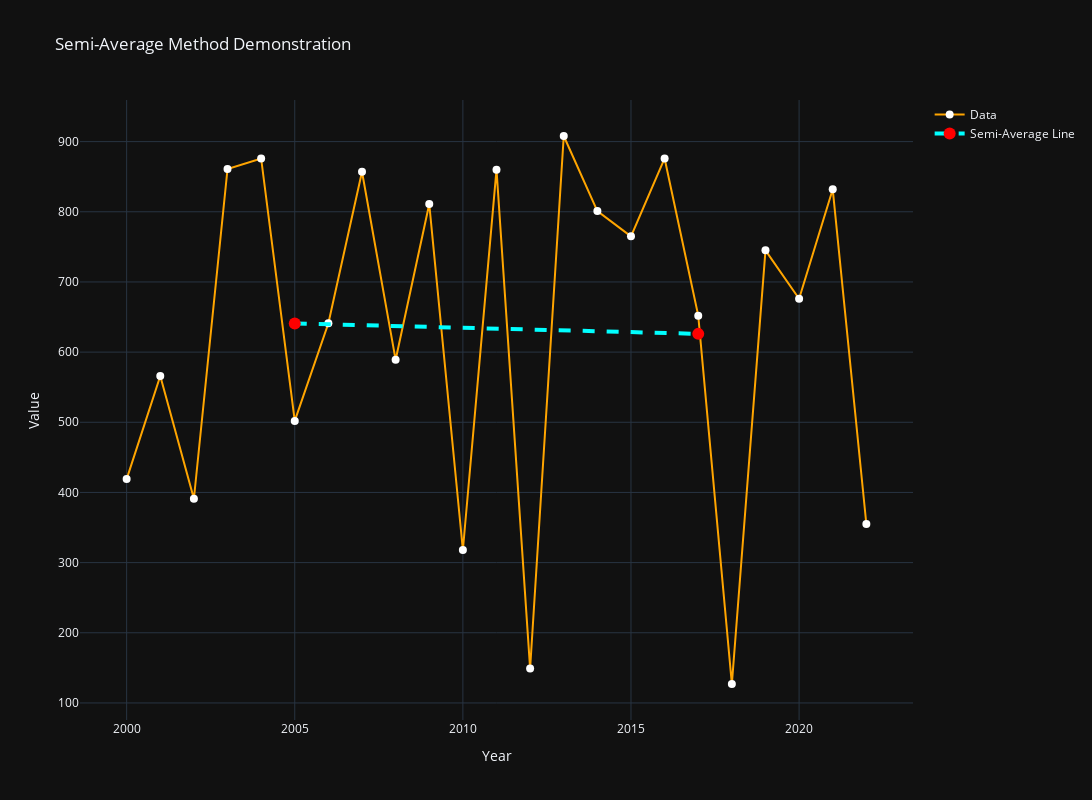

Source (notebook cell):
### Markdown cell above
### <span style="color:cyan">2. Semi-Average Method</span>

#### Definition
The **semi-average method** is a simple statistical technique for trend estimation that divides time series data into two equal parts and calculates their respective averages to establish a linear trend line.

#### Key Characteristics
| Feature          | Description                                                                 |
|------------------|-----------------------------------------------------------------------------|
| **Calculation**  | Divides data into two equal halves and computes their means                |
| **Complexity**   | Simple arithmetic (no advanced math required)                              |
| **Output**       | Straight-line trend connecting the two semi-averages                       |
| **Best For**     | Rough trend approximation in small datasets                                |

#### When to Use
✔️ **Appropriate for**:
- Quick preliminary trend analysis
- Small datasets (<50 observations)
- When only a rough linear trend is needed
- Situations requiring minimal computation

❌ **Avoid when**:
- Data has strong seasonality/cyclical patterns
- Non-linear trends are present
- High precision is required

#### Step-by-Step Implementation
```python
import numpy as np

# Sample data (time periods vs values)
years = np.arange(2010, 2020)
values = [12, 15, 14, 18, 20, 22, 25, 24, 27, 30]

### Code cell
import numpy as np 
import plotly.graph_objects as go

# Generate data
years = np.arange(2000, 2023)
values = np.random.randint(100, 1000, len(years))

# If the length of the data is odd then remove the middle row for calculating semi-average line
if len(years) % 2 != 0:
    middle_index = len(years) // 2
    trimmed_arr = np.delete(years, middle_index)
    
elif len(years) % 2 == 0:
    trimmed_arr = years

# Split data
first_semi_year, second_semi_year = np.array_split(trimmed_arr, 2)
first_half_values, second_half_values = np.array_split(values, 2)

# Calculate averages
avg_years = [np.mean(first_semi_year), np.mean(second_semi_year)]
avg_values = [np.mean(first_half_values), np.mean(second_half_values)]
    

# Create figure
fig = go.Figure()

# Add original data trace
fig.add_trace(go.Scatter(
    x=years, 
    y=values, 
    name='Data', 
    mode='markers+lines',
    marker=dict(color='white', size=8),
    line=dict(color='orange', width=2)
))

# Add semi-average line trace
fig.add_trace(go.Scatter(
    x=avg_years,
    y=avg_values,
    mode='lines+markers',
    name='Semi-Average Line',
    marker=dict(color='red', size=12),
    line=dict(color='cyan', width=4, dash='dash')
))

# Update layout
fig.update_layout(
    title='Semi-Average Method Demonstration',
    xaxis_title='Year',
    yaxis_title='Value',
    showlegend=True,
    template='plotly_dark',
    width=1500,
    height=800,
    hovermode='x unified'
)

fig.show()

### Figure 1 — Plotly figure (JSON) as saved in the notebook; plotly's stock layout.template omitted (floating-point values rounded to 4 significant figures)
{"data": [{"line": {"color": "orange", "width": 2}, "marker": {"color": "white", "size": 8}, "mode": "markers+lines", "name": "Data", "type": "scatter", "x": [2000, 2001, 2002, 2003, 2004, 2005, 2006, 2007, 2008, 2009, 2010, 2011, 2012, 2013, 2014, 2015, 2016, 2017, 2018, 2019, 2020, 2021, 2022], "y": [419, 566, 391, 861, 876, 502, 641, 857, 589, 811, 318, 860, 149, 908, 801, 765, 876, 652, 127, 745, 676, 832, 355]}, {"line": {"color": "cyan", "dash": "dash", "width": 4}, "marker": {"color": "red", "size": 12}, "mode": "lines+markers", "name": "Semi-Average Line", "type": "scatter", "x": [2005, 2017], "y": [640.9, 626]}], "layout": {"height": 800, "hovermode": "x unified", "showlegend": true, "title": {"text": "Semi-Average Method Demonstration"}, "width": 1500, "xaxis": {"title": {"text": "Year"}}, "yaxis": {"title": {"text": "Value"}}}}
